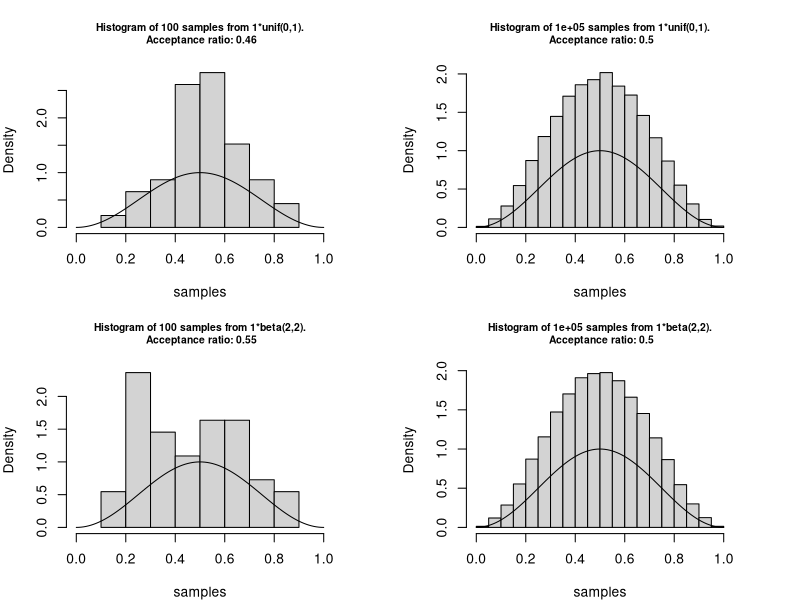
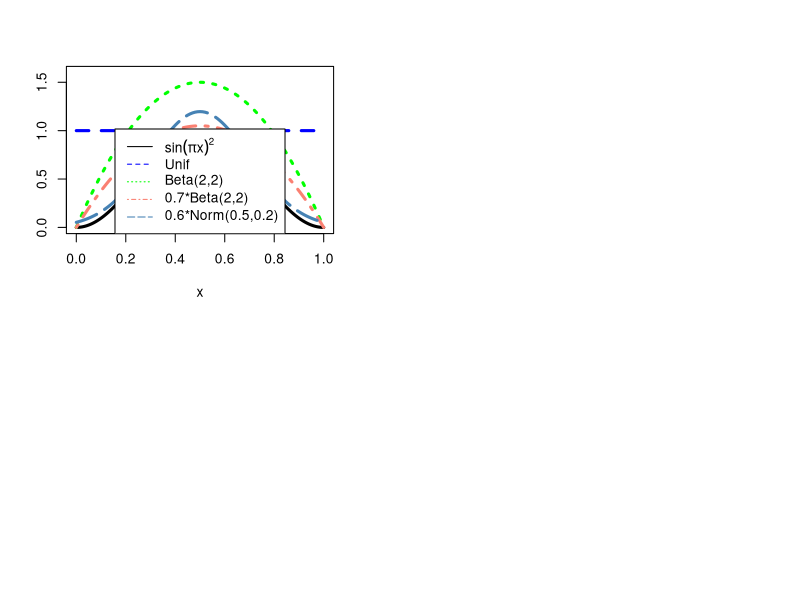
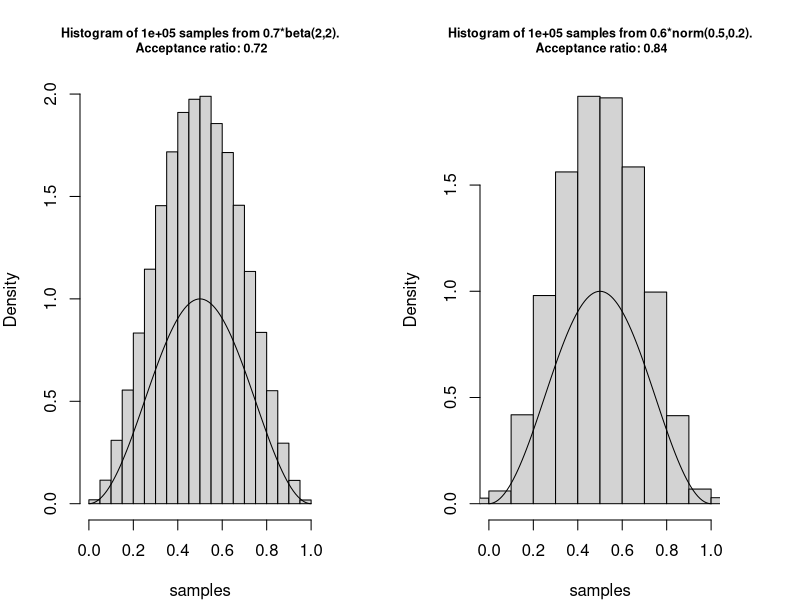

Here is the R script that generated these plots, in order:
## ---- chunk 1
# function to simulate rejection sampling
sim_fun <- function(envelope = "unif", par1 = 0, par2 = 1, n = 10^2, c=1){
  
  f <- function(x) sin(pi * x)^2
  
  r_envelope <- match.fun(paste0("r", envelope))
  d_envelope <- match.fun(paste0("d", envelope))
  # sample X from the proposal distribution
  X <- r_envelope(n, par1, par2)
  # sample Y from uniform(0, c*g(X))
  Y <- runif(n, 0, c*d_envelope(X, par1, par2))
  
  accept <- (Y <= f(X))
  acceptance_ratio <- mean(accept)
  samples <- X[accept]
  
  # make histogram and fx curve
  hist(samples, probability = TRUE, xlim=c(0,1),
       main = paste0("Histogram of ",
                     n, " samples from ", c, "*",
                     envelope, "(", par1, ",", par2,
                     ").\n Acceptance ratio: ",
                     round(acceptance_ratio,2)),
       cex.main = 0.75)
  x <- seq(0, 1, length=1000)
  curve(f(x), add=T)
  
  return(list(Z = samples, acceptance_ratio = acceptance_ratio))
}
## ---- chunk 2
# grid of points
set.seed(2022)

par(mfrow = c(2,2), mar = rep(4, 4))
unif_1 <- sim_fun(envelope = "unif", par1 = 0, par2 = 1, n = 10^2)
unif_2 <- sim_fun(envelope = "unif", par1 = 0, par2 = 1, n = 10^5)
beta_1 <- sim_fun(envelope = "beta", par1 = 2, par2 = 2, n = 10^2)
beta_2 <- sim_fun(envelope = "beta", par1 = 2, par2 = 2, n = 10^5)

## ---- chunk 3
x <- seq(0,1,length=1000)
f <- function(x) {sin(pi*x)^2}

# plot different proposals
plot(x, f(x), type='l', lwd=3, col='black', ylab = '', ylim=c(0, 1.6))
curve(dunif, add=T, type='l', col='blue', lty=2, lwd=3,
     ylab = '', ylim=c(0, 1.6))
curve(dbeta(x, 2,2), add=T, type='l', col='green', lty=3, lwd=3, 
     ylab = '', ylim=c(0, 1.6))
curve(dbeta(x, 2,2)*0.7, add=T, type='l', col='salmon', lty=4, lwd=3, 
     ylab = '', ylim=c(0, 1.6))
curve(dnorm(x, 0.5, 0.2)*0.6, add=T, type='l', col='steelblue', lty=5, lwd=3,
     ylab = '', ylim=c(0, 1.6))
legend("bottom", 
       lty = c(1,2,3,4,5), 
       col = c("black", "blue", "green", "salmon", "steelblue"),
       legend = c(expression(sin(pi*x)^2), "Unif", "Beta(2,2)", 
                  "0.7*Beta(2,2)", "0.6*Norm(0.5,0.2)"))

par(mfrow = c(1,2))

# examine the rejection sampling results with new proposals
new1 <- sim_fun(envelope = "beta", par1 = 2, par2 = 2, n = 10^5, c=0.7)
new2 <- sim_fun(envelope = "norm", par1 = 0.5, par2 = 0.2, n = 10^5, c=0.6)

